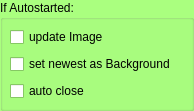
     <widget class="QGroupBox" name="groupBox" >
      <property name="geometry" >
       <rect>
        <x>30</x>
        <y>150</y>
        <width>194</width>
        <height>111</height>
       </rect>
      </property>
      <property name="palette" >
       <palette>
        <active>
         <color>
          <red>0</red>
          <green>0</green>
          <blue>0</blue>
         </color>
         <color>
          <red>233</red>
          <green>233</green>
          <blue>233</blue>
         </color>
         <color>
          <red>237</red>
          <green>237</green>
          <blue>237</blue>
         </color>
         <color>
          <red>244</red>
          <green>244</green>
          <blue>244</blue>
         </color>
         <color>
          <red>116</red>
          <green>116</green>
          <blue>116</blue>
         </color>
         <color>
          <red>155</red>
          <green>155</green>
          <blue>155</blue>
         </color>
         <color>
          <red>0</red>
          <green>0</green>
          <blue>0</blue>
         </color>
         <color>
          <red>255</red>
          <green>255</green>
          <blue>255</blue>
         </color>
         <color>
          <red>0</red>
          <green>0</green>
          <blue>0</blue>
         </color>
         <color>
          <red>255</red>
          <green>255</green>
          <blue>255</blue>
         </color>
         <color>
          <red>170</red>
          <green>255</green>
          <blue>127</blue>
         </color>
         <color>
          <red>0</red>
          <green>0</green>
          <blue>0</blue>
         </color>
         <color>
          <red>0</red>
          <green>0</green>
          <blue>0</blue>
         </color>
         <color>
          <red>255</red>
          <green>255</green>
          <blue>255</blue>
         </color>
         <color>
          <red>0</red>
          <green>0</green>
          <blue>255</blue>
         </color>
         <color>
          <red>255</red>
          <green>0</green>
          <blue>255</blue>
         </color>
         <color>
          <red>244</red>
          <green>244</green>
          <blue>244</blue>
         </color>
        </active>
        <inactive>
         <color>
          <red>0</red>
          <green>0</green>
          <blue>0</blue>
         </color>
         <color>
          <red>233</red>
          <green>233</green>
          <blue>233</blue>
         </color>
         <color>
          <red>237</red>
          <green>237</green>
          <blue>237</blue>
         </color>
         <color>
          <red>244</red>
          <green>244</green>
          <blue>244</blue>
         </color>
         <color>
          <red>116</red>
          <green>116</green>
          <blue>116</blue>
         </color>
         <color>
          <red>155</red>
          <green>155</green>
          <blue>155</blue>
         </color>
         <color>
          <red>0</red>
          <green>0</green>
          <blue>0</blue>
         </color>
         <color>
          <red>255</red>
          <green>255</green>
          <blue>255</blue>
         </color>
         <color>
          <red>0</red>
          <green>0</green>
          <blue>0</blue>
         </color>
         <color>
          <red>255</red>
          <green>255</green>
          <blue>255</blue>
         </color>
         <color>
          <red>170</red>
          <green>255</green>
          <blue>127</blue>
         </color>
         <color>
          <red>0</red>
          <green>0</green>
          <blue>0</blue>
         </color>
         <color>
          <red>0</red>
          <green>0</green>
          <blue>0</blue>
         </color>
         <color>
          <red>255</red>
          <green>255</green>
          <blue>255</blue>
         </color>
         <color>
          <red>0</red>
          <green>0</green>
          <blue>255</blue>
         </color>
         <color>
          <red>255</red>
          <green>0</green>
          <blue>255</blue>
         </color>
         <color>
          <red>244</red>
          <green>244</green>
          <blue>244</blue>
         </color>
        </inactive>
        <disabled>
         <color>
          <red>116</red>
          <green>116</green>
          <blue>116</blue>
         </color>
         <color>
          <red>233</red>
          <green>233</green>
          <blue>233</blue>
         </color>
         <color>
          <red>237</red>
          <green>237</green>
          <blue>237</blue>
         </color>
         <color>
          <red>244</red>
          <green>244</green>
          <blue>244</blue>
         </color>
         <color>
          <red>116</red>
          <green>116</green>
          <blue>116</blue>
         </color>
         <color>
          <red>155</red>
          <green>155</green>
          <blue>155</blue>
         </color>
         <color>
          <red>116</red>
          <green>116</green>
          <blue>116</blue>
         </color>
         <color>
          <red>255</red>
          <green>255</green>
          <blue>255</blue>
         </color>
         <color>
          <red>116</red>
          <green>116</green>
          <blue>116</blue>
         </color>
         <color>
          <red>170</red>
          <green>255</green>
          <blue>127</blue>
         </color>
         <color>
          <red>170</red>
          <green>255</green>
          <blue>127</blue>
         </color>
         <color>
          <red>0</red>
          <green>0</green>
          <blue>0</blue>
         </color>
         <color>
          <red>116</red>
          <green>116</green>
          <blue>116</blue>
         </color>
         <color>
          <red>255</red>
          <green>255</green>
          <blue>255</blue>
         </color>
         <color>
          <red>0</red>
          <green>0</green>
          <blue>255</blue>
         </color>
         <color>
          <red>255</red>
          <green>0</green>
          <blue>255</blue>
         </color>
         <color>
          <red>244</red>
          <green>244</green>
          <blue>244</blue>
         </color>
        </disabled>
       </palette>
      </property>
      <property name="autoFillBackground" >
       <bool>true</bool>
      </property>
      <property name="title" >
       <string>If Autostarted:</string>
      </property>
      <widget class="QWidget" name="widget" >
       <property name="geometry" >
        <rect>
         <x>10</x>
         <y>26</y>
         <width>174</width>
         <height>77</height>
        </rect>
       </property>
       <layout class="QGridLayout" >
        <property name="margin" >
         <number>0</number>
        </property>
        <property name="spacing" >
         <number>6</number>
        </property>
        <item row="2" column="0" >
         <widget class="QCheckBox" name="autoClose" >
          <property name="text" >
           <string>auto close</string>
          </property>
         </widget>
        </item>
        <item row="1" column="0" >
         <widget class="QCheckBox" name="autoBackground" >
          <property name="text" >
           <string>set newest as Background</string>
          </property>
         </widget>
        </item>
        <item row="0" column="0" >
         <widget class="QCheckBox" name="autoUpdateImage" >
          <property name="text" >
           <string>update Image</string>
          </property>
         </widget>
        </item>
       </layout>
      </widget>
     </widget>
